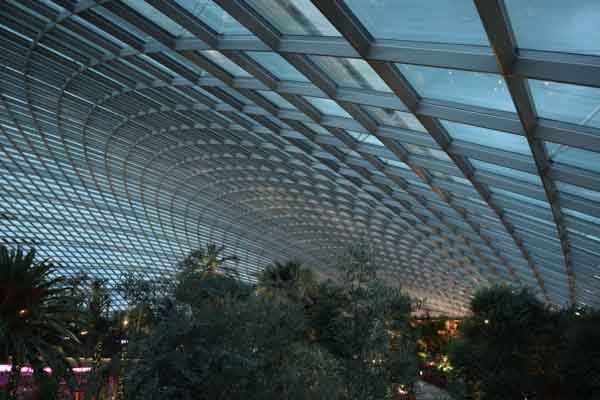
#> input picture source_images/0.jpg, 600 x 400 px
$ jupyter execute --allow-errors filter_leanrning.ipynb   (shell and % lines are left out)
#> lines starting #> are read from the running program, lines starting #| are printed output that depends on the picture
### utils.py
import cv2
import numpy as np
from scipy import signal
from matplotlib import pyplot as plt
from scipy.interpolate import CubicSpline

CS_bc_type = "natural"

def print_histogram(fns, names=["target","estimation"], isfn=True, over=False, cdf=False):
    '''
    input:
        fns: list of file names(if isfn=True) or loaded images(isfn=False)
        names: list of names for the labels
        over: plot graph on the same graph is true, plot seperately otherwise
        cdf: print cdf if true, print histogram otherwise
    '''
#> called with isfn = True, over = False, cdf = False

    num = len(fns)
    fig, ax = plt.subplots(5,num,figsize=(15,15))

    for i, fn in enumerate(fns):
        if isfn:
            img1 = cv2.imread(fn)
#> img1 is the input picture: shape (400, 600, 3); mean B, G, R 89.7, 84.3, 65.8
            img1 = cv2.cvtColor(img1, cv2.COLOR_BGR2RGB)
        else:
            img1 = fn


        ax[0,i].imshow(img1)
        ax[0,i].set_title(names[i])
        if over:
            i = 0

        R_channel = np.histogram(img1[:,:,0], bins=256)[0]
#> R_channel = 256 values, max 2419 at index 76, min 0 at index 226, mean 937.5
        G_channel = np.histogram(img1[:,:,1], bins=256)[0]
#> G_channel = 256 values, max 2096 at index 48, min 0 at index 85, mean 937.5
        B_channel = np.histogram(img1[:,:,2], bins=256)[0]
#> B_channel = 256 values, max 1953 at index 16, min 4 at index 251, mean 937.5

        R_channel = signal.savgol_filter(R_channel, 21, 3)
#> R_channel = 256 values, max 2339 at index 74, min -2.16 at index 247, mean 936.6
        G_channel = signal.savgol_filter(G_channel, 21, 3)
#> G_channel = 256 values, max 2033 at index 95, min -32.7 at index 3, mean 936.9
        B_channel = signal.savgol_filter(B_channel, 21, 3)
#> B_channel = 256 values, max 1853.2 at index 92, min 5.61 at index 250, mean 936.5

        if cdf:
            R_channel = np.cumsum(R_channel)
            G_channel = np.cumsum(G_channel)
            B_channel = np.cumsum(B_channel)
        ax[1,i].plot(R_channel)
        ax[1,i].set_title("R Channel")
        ax[2,i].plot(G_channel)
        ax[2,i].set_title("G Channel")
        ax[3,i].plot(B_channel)
        ax[3,i].set_title("B Channel")
        gray1 = cv2.cvtColor(img1, cv2.COLOR_RGB2GRAY)
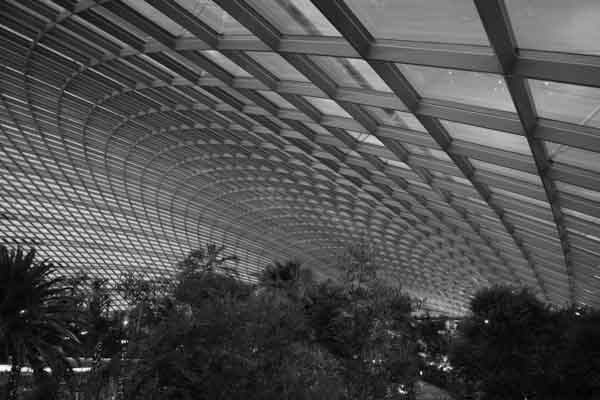
#> gray1: shape (400, 600); min 0, max 250, mean 79.4
        gray_channel = np.histogram(gray1, bins=256)[0]
#> gray_channel = 256 values, max 2175 at index 47, min 0 at index 42, mean 937.5
        if cdf:
            gray_channel = np.cumsum(gray_channel)
        ax[4,i].plot(gray_channel)
        ax[4,i].set_title("Grayscale")
        fig.tight_layout()

    plt.show()
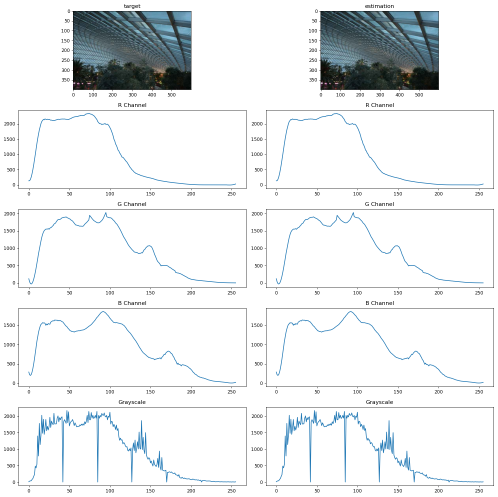
#> figure drawn by matplotlib, 10 panels; panel 3: curve peaks at x = 74, y = 2339; panel 4: curve peaks at x = 74, y = 2339; panel 5: curve peaks at x = 95, y = 2033; panel 6: curve peaks at x = 95, y = 2033


# [41 lines left out: functions plot_curve, plot_curves, not called in this run]

### learn.py
import os
import cv2
import numpy as np
from matplotlib import pyplot as plt
from scipy import signal
from scipy.interpolate import CubicSpline

CS_bc_type = "natural"
# CS_bc_type = ("natural","clamped" )


class Image:
    '''
    Image class that takes in an image file name and calculates the RGB historgams
    '''
    def __init__(self, fn):
        def getHistograms(fn):
            BGRimg = cv2.imread(fn)
            R = np.histogram(BGRimg[:,:,2], bins=256)[0]
            G = np.histogram(BGRimg[:,:,1], bins=256)[0]
            B = np.histogram(BGRimg[:,:,0], bins=256)[0]
            return R, G, B
        self.histogramR = []
        self.histogramG = []
        self.histogramB = []
        self.histogramR, self.histogramG, self.histogramB, = getHistograms(fn)


class Data:
    '''
    data class for the initial approach, given a folder name, load all the images in the folder
    and calculates each image's RGB histogram
    '''
    def __init__(self, dirName):
        self.dirName = dirName
        self.filenames = [self.dirName+"/"+x for x in os.listdir(self.dirName)]
        self.numImg = len(self.filenames)

        self.histBinNum = 256
        self.histogram = []
        self.histogramR = []
        self.histogramG = []
        self.histogramB = []

    def getHistograms(self):
        for fn in self.filenames:
            if fn[-3:] != "jpg":
                continue
            BGRimg = cv2.imread(fn)

            self.histogramR.append(np.histogram(BGRimg[:,:,2], bins=self.histBinNum)[0])
            self.histogramG.append(np.histogram(BGRimg[:,:,1], bins=self.histBinNum)[0])
            self.histogramB.append(np.histogram(BGRimg[:,:,0], bins=self.histBinNum)[0])

            gray = cv2.cvtColor(BGRimg, cv2.COLOR_BGR2GRAY)
            self.histogram.append(np.histogram(gray, bins=self.histBinNum)[0])


class LearnFilter():
    '''
    initial approach's transformation learning class.
    takes in two data variables, and learn the linear transformation from data1 to data2
    '''
    # [461 lines left out: functions __init__, learnFormHist, learnFormCDF, filterImage, func, cal_loss and 11 more, not called in this run]

### filter_leanrning.ipynb
[cell 1]
import cv2
import numpy as np
from preprocess import Preprocess
from utils import *
from learn import *
from matplotlib import pyplot as plt

Preprocess: rename and standarize size

[cell 2]
# data = Preprocess("source_images")
# data.standarizeImges()

Left: Original

Right: Filtered

[cell 3]
print_histogram(["source_images/0.jpg", "targetimages/0.jpg"], isfn=True, cdf=False)

Load Image

[cell 4]
play = Data("source_images")
play.getHistograms()
np.shape(play.histogram)
#> Out = (1, 256)

#> (a cell that did not finish here is left out)

play_test.getHistograms()
np.shape(play_test.histogram)

[cell 6]
s_img = "source_images/6.jpg"
t_img = "target_images/6.jpg"

# Initial Approach

#> (a cell that did not finish here is left out)

[cell 8]
img = cv2.imread(s_img)
#> (the rest of this cell did not finish here and is left out)

[cell 9]
# learn.learnFormCDF()
# filtered = filterImage(learn.A_cdf, learn.A_cdf_R, learn.A_cdf_G, learn.A_cdf_B, "target_images/10.jpg", type="CDF")

# Curve Approach

#> (a cell that did not finish here is left out)

target = Image(t_img)
curve_pointR = optimize_curve(source.histogramR, target.histogramR, fineTune=False)
curve_pointG = optimize_curve(source.histogramG, target.histogramG, fineTune=False)
curve_pointB = optimize_curve(source.histogramB, target.histogramB, fineTune=False)
plt.plot(func(source.histogramR,curve_pointR))
plt.plot(target.histogramR)
plt.show()
plt.plot(func(source.histogramG,curve_pointG))
plt.plot(target.histogramG)
plt.show()
plt.plot(func(source.histogramB,curve_pointB))
plt.plot(target.histogramB)
plt.show()

#> (a cell that did not finish here is left out)

#> (a cell that did not finish here is left out)

[cell 13]
img = cv2.imread(s_img)
#> (the rest of this cell did not finish here and is left out)

# Advanced

#> (a cell that did not finish here is left out)
